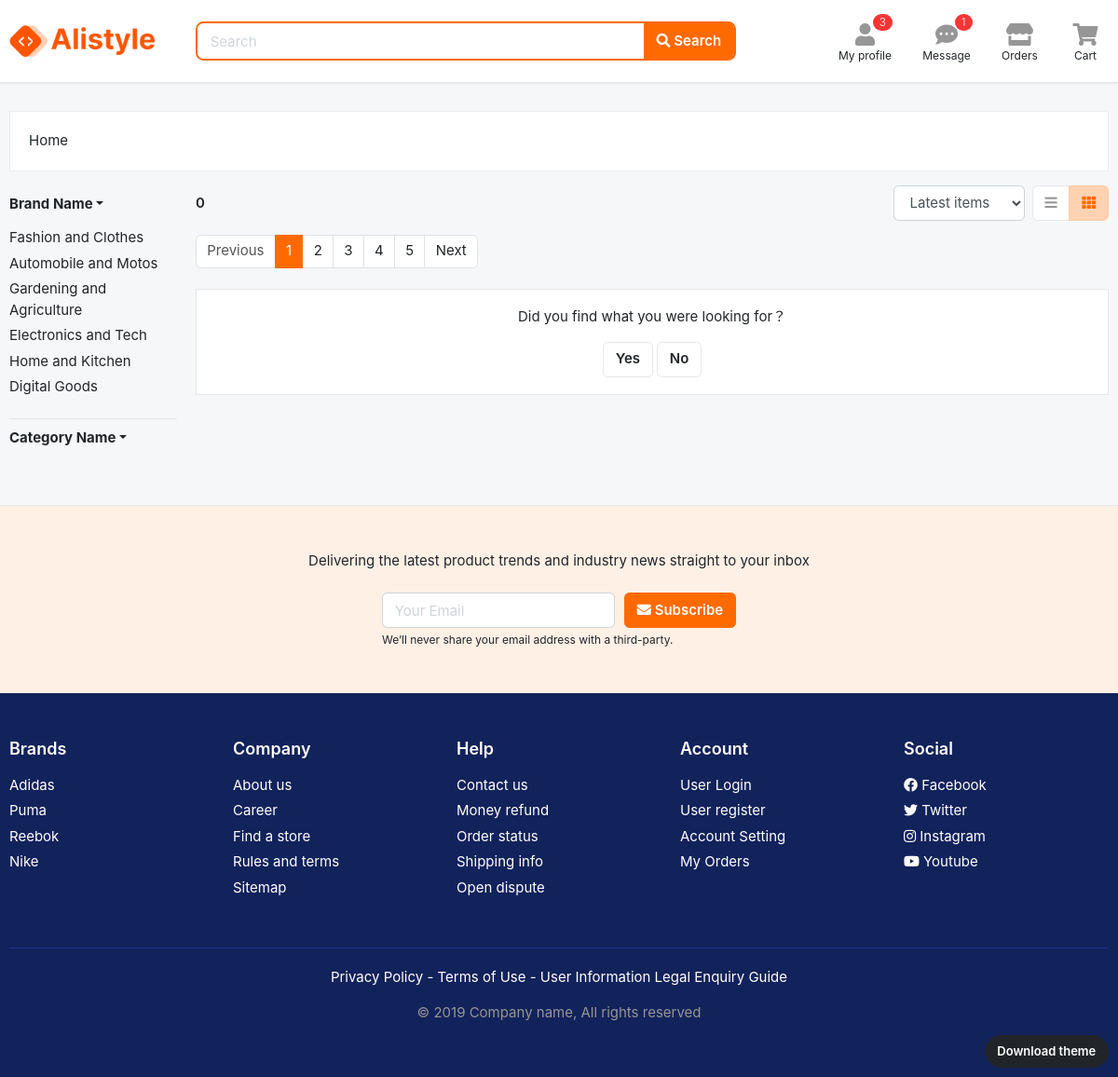
The app's page /store/home-and-kitchen/kitchen-furniture/, older data.
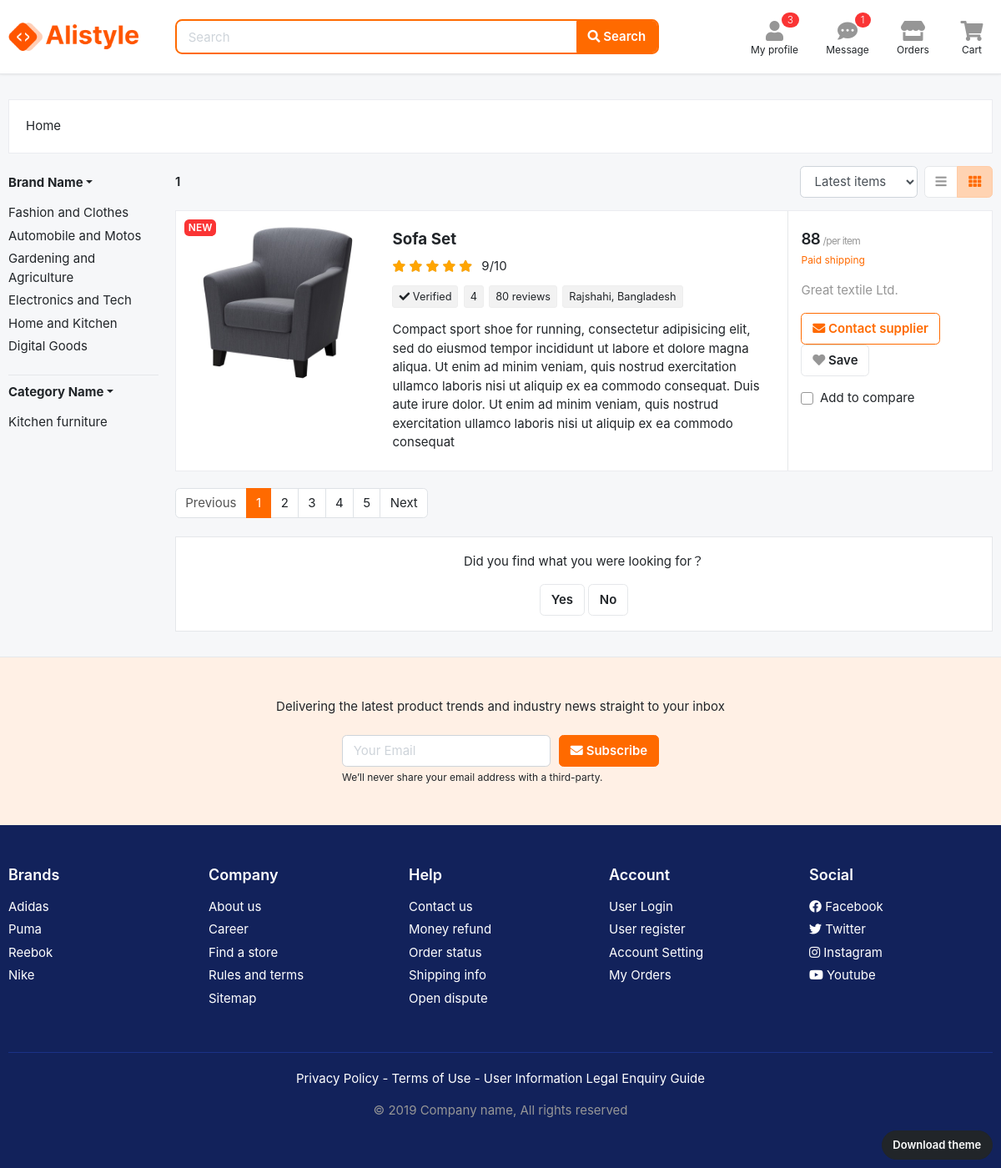
The same page, newer data.
### app_brands/models.py (models this page shows, shortened)
class Brand(models.Model):
    brand_name = models.CharField(max_length=255,unique=True)
    slug = models.SlugField(unique=True)
    def get_url(self):
        return reverse("products_by_brand", args =[self.slug])

### app_subcategory/models.py (models this page shows, shortened)
class Category(models.Model):
    category_name = models.CharField(max_length=255,unique=True)
    slug = models.SlugField(unique=True)
    image = models.ImageField(upload_to="photos/app_category")
    brand = models.ForeignKey(Brand,on_delete=models.CASCADE,null=True)
    is_trending = models.BooleanField(default=True)
    is_popular = models.BooleanField(default=True)
    class Meta:
        verbose_name ='category'
        verbose_name_plural = 'categories'
    def get_url(self):
        return reverse("products_by_b_c", args =[self.brand.slug, self.slug])

### app_product_store/models.py (models this page shows, shortened)
class Product(models.Model):
    product_name = models.CharField(max_length=255,unique=True)
    slug = models.SlugField(unique=True)
    image = models.ImageField(upload_to="photos/app_product",blank=True)
    brand = models.ForeignKey(Brand,on_delete=models.CASCADE)
    category = models.ForeignKey(Category,on_delete=models.CASCADE)
    stock = models.IntegerField()
    import_from = models.CharField(max_length=200)
    price = models.IntegerField()
    manufacture = models.CharField(max_length=255)
    is_available = models.BooleanField(default=True)
    offers = models.BooleanField(default=False)
    warrenty = models.IntegerField()
    offer_precentage = models.IntegerField()
    delivery_time = models.CharField(max_length=200,blank=True)
    img1 = models.ImageField(upload_to="photos/app_product",blank=True)
    img2 = models.ImageField(upload_to="photos/app_product",blank=True)
    img3 = models.ImageField(upload_to="photos/app_product",blank=True)
    img4 = models.ImageField(upload_to="photos/app_product",blank=True)
    desc = models.TextField()
    created_date = models.DateTimeField(auto_now_add=True)
    modified_date = models.DateTimeField(auto_now_add=True)
    def get_url(self):
        return reverse('product_details', args=[self.brand.slug, self.category.slug, self.slug])

### app_product_store/views.py (the view)
# urls.py: path("store/",include("app_product_store.urls")),
def store(request, brand_slug=None, category_slug=None):
    products = None
    categories = None
    brands = None
    if category_slug != None:
        categories = get_object_or_404(Category, slug = category_slug)
        brands = get_object_or_404(Brand, slug = brand_slug)
        products = Product.objects.filter(category = categories, is_available= True)
        cat_by_brand = Category.objects.filter(brand = brands)
        product_count = products.count()
    elif brand_slug !=None:
        brands = get_object_or_404(Brand, slug = brand_slug)
        products = Product.objects.filter(brand = brands, is_available= True)
        cat_by_brand = Category.objects.filter(brand = brands)
        product_count = products.count()
    else:
        products = Product.objects.all().filter(is_available=True).order_by("-modified_date")
        cat_by_brand = Category.objects.all()[:0]
        product_count = products.count()
    return render(request,"app_product_store/store.html",{
        "products" : products,
        "product_count" : product_count,
        "cat_by_brand" : cat_by_brand
    })

### templates/app_product_store/store.html (shortened to what this page needs)
{% extends "base.html" %}
{% load static %}
{% block content %}
<section class="section-content padding-y">
    <div class="container">
    <div class="card mb-3">
        <div class="card-body">
            <ol class="breadcrumb float-left">
                <li class="breadcrumb-item"><a href="{% url "home" %}">Home</a></li>
            </ol>
        </div>
    </div>
    <div class="row">
        <aside class="col-md-2">
            <article class="filter-group">
                <h6 class="title">
                    <a href="#" class="dropdown-toggle" data-toggle="collapse" data-target="#collapse_1">Brand Name</a>
                </h6>
                <div class="filter-content collapse show" id="collapse_1">
                    <div class="inner">
                        <ul class="list-menu">
                            {% for brand in b_links  %}
                            <li><a href="{{brand.get_url}}">{{brand.brand_name}}</a></li>
                            {% endfor %}
                        </ul>
                    </div>
                </div>
            </article>
            <article class="filter-group">
                <h6 class="title">
                    <a href="#" class="dropdown-toggle" data-toggle="collapse" data-target="#collapse_1">Category Name</a>
                </h6>
                <div class="filter-content collapse show" id="collapse_1">
                    <div class="inner">
                        <ul class="list-menu">
                            {% for category in cat_by_brand  %}
                            <li><a href="{{category.get_url}}">{{category.category_name}}</a></li>
                            {% endfor %}
                        </ul>
                    </div>
                </div>
        </article>
        </aside>
        <main class="col-md-10">
    <header class="mb-3">
            <div class="form-inline">
                <strong class="mr-md-auto">{{product_count}} </strong>
                <select class="mr-2 form-control">
                    <option>Latest items</option>
                </select>
                <div class="btn-group">
                    <a href="page-listing-grid.html" class="btn btn-light" data-toggle="tooltip" title="List view">
                        <i class="fa fa-bars"></i></a>
                    <a href="page-listing-large.html" class="btn btn-light active" data-toggle="tooltip" title="Grid view">
                        <i class="fa fa-th"></i></a>
                </div>
            </div>
    </header>
    {% for products in products  %}
    <form action ="{% url "add_wishlist" products.id %}" method = "POST">
    <article class="card card-product-list">
        <div class="row no-gutters">
            <aside class="col-md-3">
                <a href="{{products.get_url}}" class="img-wrap">
                    <span class="badge badge-danger"> NEW </span>
                    <img src="{{products.image.url}}">
                </a>
            </aside>
            <div class="col-md-6">
                <div class="info-main">
                    <a href="{{products.get_url}}" class="h5 title"> {{products.product_name}}</a>
                    <div class="rating-wrap mb-2">
                        <ul class="rating-stars">
                            <li style="width:100%" class="stars-active">
                                <i class="fa fa-star"></i> <i class="fa fa-star"></i>
                                <i class="fa fa-star"></i> <i class="fa fa-star"></i>
                                <i class="fa fa-star"></i>
                            </li>
                            <li>
                                <i class="fa fa-star"></i> <i class="fa fa-star"></i>
                                <i class="fa fa-star"></i> <i class="fa fa-star"></i>
                                <i class="fa fa-star"></i>
                            </li>
                        </ul>
                        <div class="label-rating">9/10</div>
                    </div>
                    <p class="mb-3">
                        <span class="tag"> <i class="fa fa-check"></i> Verified</span>
                        <span class="tag"> {{products.warrenty}} </span>
                        <span class="tag"> 80 reviews </span>
                        <span class="tag"> {{products.import_from}} </span>
                    </p>
                    <p> {{products.desc}}</p>
                </div>
            </div>
            <aside class="col-sm-3">
                <div class="info-aside">
                    <div class="price-wrap">
                        <span class="h5 price">{{products.price}}</span>
                        <small class="text-muted">/per item</small>
                    </div>
                    <small class="text-warning">Paid shipping</small>
                    <p class="text-muted mt-3">{{products.manufacture}}</p>
                    <p class="mt-3">
                        <a href="" class="btn btn-outline-primary"> <i class="fa fa-envelope"></i> Contact supplier </a>
                        <button type="submit"  class="btn btn-light"><i class="fa fa-heart"></i> Save </button>
                    </p>
                    <label class="custom-control mt-3 custom-checkbox">
                            <div class="custom-control-label">Add to compare
                      </div>
                    </label>
                </div>
            </aside>
        </div>
    </article>
</form>
    {% endfor %}
    <nav class="mb-4" aria-label="Page navigation sample">
      <ul class="pagination">
        <li class="page-item disabled"><a class="page-link" href="#">Previous</a></li>
        <li class="page-item active"><a class="page-link" href="#">1</a></li>
        <li class="page-item"><a class="page-link" href="#">2</a></li>
        <li class="page-item"><a class="page-link" href="#">3</a></li>
        <li class="page-item"><a class="page-link" href="#">4</a></li>
        <li class="page-item"><a class="page-link" href="#">5</a></li>
        <li class="page-item"><a class="page-link" href="#">Next</a></li>
      </ul>
    </nav>
    <div class="box text-center">
        <p>Did you find what you were looking for？</p>
        <a href="" class="btn btn-light">Yes</a>
        <a href="" class="btn btn-light">No</a>
    </div>
        </main>
    </div>
    </div>
    </section>
    <section class="padding-y-lg bg-light border-top">
    <div class="container">
    <p class="pb-2 text-center">Delivering the latest product trends and industry news straight to your inbox</p>
    <div class="row justify-content-md-center">
        <div class="col-lg-4 col-sm-6">
    <form class="form-row">
            <div class="col-8">
            <input class="form-control" placeholder="Your Email" type="email">
            </div>
            <div class="col-4">
            <button type="submit" class="btn btn-block btn-warning"> <i class="fa fa-envelope"></i> Subscribe </button>
            </div>
    </form>
    <small class="form-text">We’ll never share your email address with a third-party. </small>
        </div>
    </div>
    </div>
    </section>
    {% endblock %}

### templates/base.html (shortened to what this page needs)
{% load static %}
<!DOCTYPE HTML>
<html lang="en">
<head>
<link href="{% static "css/bootstrap.css" %}" rel="stylesheet" type="text/css"/>
<link href="{% static "fonts/fontawesome/css/all.min.css" %}" type="text/css" rel="stylesheet">
<link href="{% static "css/ui.css" %}" rel="stylesheet" type="text/css"/>
<link href="{% static "css/responsive.css" %}" rel="stylesheet" type="text/css" />
</head>
<body>
<a href="http://bootstrap-ecommerce.com/page-themes.html" class="btn btn-dark rounded-pill" style="font-size:13px; z-index:100; position: fixed; bottom:10px; right:10px;">Download theme</a>
{% include "includes/header.html" %}
{% block content  %}
{% endblock  %}
{% include "includes/footer.html" %}

### templates/includes/header.html
{% load static %}
<header class="section-header">
    <section class="header-main border-bottom">
        <div class="container">
            <div class="row align-items-center">
                <div class="col-xl-2 col-lg-3 col-md-12">
                    <a href="{% url "home" %}" class="brand-wrap">
                        <img class="logo" src="{% static "images/logo.png" %}">
                    </a>
                </div>
                <div class="col-xl-6 col-lg-5 col-md-6">
                    <form action="#" class="search-header">
                        <div class="input-group w-100">
                            <input type="text" class="form-control" placeholder="Search">
                            <div class="input-group-append">
                              <button class="btn btn-primary" type="submit">
                                <i class="fa fa-search"></i> Search
                              </button>
                            </div>
                        </div>
                    </form>
                </div>
                <div class="col-xl-4 col-lg-4 col-md-6">
                    <div class="widgets-wrap float-md-right">
                        <div class="widget-header mr-3">
                            <a href="#" class="widget-view">
                                <div class="icon-area">
                                    <i class="fa fa-user"></i>
                                    <span class="notify">3</span>
                                </div>
                                <small class="text"> My profile </small>
                            </a>
                        </div>
                        <div class="widget-header mr-3">
                            <a href="#" class="widget-view">
                                <div class="icon-area">
                                    <i class="fa fa-comment-dots"></i>
                                    <span class="notify">1</span>
                                </div>
                                <small class="text"> Message </small>
                            </a>
                        </div>
                        <div class="widget-header mr-3">
                            <a href="#" class="widget-view">
                                <div class="icon-area">
                                    <i class="fa fa-store"></i>
                                </div>
                                <small class="text"> Orders </small>
                            </a>
                        </div>
                        <div class="widget-header">
                            <a href="#" class="widget-view">
                                <div class="icon-area">
                                    <i class="fa fa-shopping-cart"></i>
                                </div>
                                <small class="text"> Cart </small>
                            </a>
                        </div>
                    </div>
                </div>
            </div>
        </div>
    </section>
    </header>

### templates/includes/footer.html
{% load static %}
<footer class="section-footer bg-secondary">
	<div class="container">
		<section class="footer-top padding-y-lg text-white">
			<div class="row">
				<aside class="col-md col-6">
					<h6 class="title">Brands</h6>
					<ul class="list-unstyled">
						<li> <a href="#">Adidas</a></li>
						<li> <a href="#">Puma</a></li>
						<li> <a href="#">Reebok</a></li>
						<li> <a href="#">Nike</a></li>
					</ul>
				</aside>
				<aside class="col-md col-6">
					<h6 class="title">Company</h6>
					<ul class="list-unstyled">
						<li> <a href="#">About us</a></li>
						<li> <a href="#">Career</a></li>
						<li> <a href="#">Find a store</a></li>
						<li> <a href="#">Rules and terms</a></li>
						<li> <a href="#">Sitemap</a></li>
					</ul>
				</aside>
				<aside class="col-md col-6">
					<h6 class="title">Help</h6>
					<ul class="list-unstyled">
						<li> <a href="#">Contact us</a></li>
						<li> <a href="#">Money refund</a></li>
						<li> <a href="#">Order status</a></li>
						<li> <a href="#">Shipping info</a></li>
						<li> <a href="#">Open dispute</a></li>
					</ul>
				</aside>
				<aside class="col-md col-6">
					<h6 class="title">Account</h6>
					<ul class="list-unstyled">
						<li> <a href="#"> User Login </a></li>
						<li> <a href="#"> User register </a></li>
						<li> <a href="#"> Account Setting </a></li>
						<li> <a href="#"> My Orders </a></li>
					</ul>
				</aside>
				<aside class="col-md">
					<h6 class="title">Social</h6>
					<ul class="list-unstyled">
						<li><a href="#"> <i class="fab fa-facebook"></i> Facebook </a></li>
						<li><a href="#"> <i class="fab fa-twitter"></i> Twitter </a></li>
						<li><a href="#"> <i class="fab fa-instagram"></i> Instagram </a></li>
						<li><a href="#"> <i class="fab fa-youtube"></i> Youtube </a></li>
					</ul>
				</aside>
			</div>
		</section>
		<section class="footer-bottom text-center">
				<p class="text-white">Privacy Policy - Terms of Use - User Information Legal Enquiry Guide</p>
				<p class="text-muted"> &copy 2019 Company name, All rights reserved </p>
				<br>
		</section>
	</div>
</footer>

Row changes from the older to the newer data that the page shows:
now on this page (row unchanged): Category: category_name "Kitchen furniture"
now on this page (row edited): Product: image (picture), product_name "Sofa Set", warrenty "4", import_from "Rajshahi, Bangladesh", desc "Compact sport shoe for running, consectetur adipisicing elit, sed do eiusmod tempor incididunt ut labore et dolore magna aliqua. Ut enim ad minim veniam, quis nostrud exercitation ullamco laboris nisi ut aliquip ex ea commodo consequat. Duis aute irure dolor. Ut enim ad minim veniam, quis nostrud exercitation ullamco laboris nisi ut aliquip ex ea commodo consequat", price "88", manufacture "Great textile Ltd."
Text that changed along with them:
{{ product_count }}: "0" → "1"
